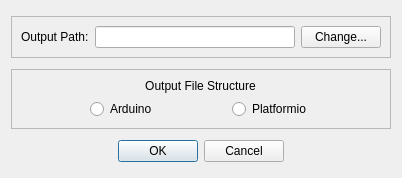
<?xml version="1.0" encoding="UTF-8"?>
<ui version="4.0">
 <class>generateDialog</class>
 <widget class="QDialog" name="generateDialog">
  <property name="geometry">
   <rect>
    <x>0</x>
    <y>0</y>
    <width>402</width>
    <height>178</height>
   </rect>
  </property>
  <property name="sizePolicy">
   <sizepolicy hsizetype="Expanding" vsizetype="Expanding">
    <horstretch>0</horstretch>
    <verstretch>0</verstretch>
   </sizepolicy>
  </property>
  <property name="windowTitle">
   <string>Generate CLI</string>
  </property>
  <layout class="QVBoxLayout" name="verticalLayout">
   <item>
    <widget class="QFrame" name="frame">
     <property name="sizePolicy">
      <sizepolicy hsizetype="Expanding" vsizetype="Fixed">
       <horstretch>0</horstretch>
       <verstretch>0</verstretch>
      </sizepolicy>
     </property>
     <property name="frameShape">
      <enum>QFrame::StyledPanel</enum>
     </property>
     <property name="frameShadow">
      <enum>QFrame::Raised</enum>
     </property>
     <layout class="QHBoxLayout" name="horizontalLayout">
      <item>
       <widget class="QLabel" name="label">
        <property name="sizePolicy">
         <sizepolicy hsizetype="Fixed" vsizetype="Fixed">
          <horstretch>0</horstretch>
          <verstretch>0</verstretch>
         </sizepolicy>
        </property>
        <property name="text">
         <string>Output Path:</string>
        </property>
       </widget>
      </item>
      <item>
       <widget class="QLineEdit" name="outputPathLineEdit">
        <property name="readOnly">
         <bool>true</bool>
        </property>
       </widget>
      </item>
      <item>
       <widget class="QPushButton" name="pushButton">
        <property name="text">
         <string>Change...</string>
        </property>
       </widget>
      </item>
     </layout>
    </widget>
   </item>
   <item>
    <widget class="QFrame" name="frame_2">
     <property name="sizePolicy">
      <sizepolicy hsizetype="Preferred" vsizetype="Fixed">
       <horstretch>0</horstretch>
       <verstretch>0</verstretch>
      </sizepolicy>
     </property>
     <property name="frameShape">
      <enum>QFrame::StyledPanel</enum>
     </property>
     <property name="frameShadow">
      <enum>QFrame::Raised</enum>
     </property>
     <layout class="QGridLayout" name="gridLayout">
      <item row="1" column="1">
       <widget class="QRadioButton" name="platformioRadioButton">
        <property name="sizePolicy">
         <sizepolicy hsizetype="Fixed" vsizetype="Fixed">
          <horstretch>0</horstretch>
          <verstretch>0</verstretch>
         </sizepolicy>
        </property>
        <property name="text">
         <string>Platformio</string>
        </property>
       </widget>
      </item>
      <item row="1" column="0">
       <widget class="QRadioButton" name="arduinoRadioButton">
        <property name="sizePolicy">
         <sizepolicy hsizetype="Fixed" vsizetype="Fixed">
          <horstretch>0</horstretch>
          <verstretch>0</verstretch>
         </sizepolicy>
        </property>
        <property name="text">
         <string>Arduino</string>
        </property>
       </widget>
      </item>
      <item row="0" column="0" colspan="2">
       <widget class="QLabel" name="label_2">
        <property name="sizePolicy">
         <sizepolicy hsizetype="Expanding" vsizetype="Fixed">
          <horstretch>0</horstretch>
          <verstretch>0</verstretch>
         </sizepolicy>
        </property>
        <property name="text">
         <string>Output File Structure</string>
        </property>
        <property name="alignment">
         <set>Qt::AlignCenter</set>
        </property>
       </widget>
      </item>
     </layout>
    </widget>
   </item>
   <item>
    <widget class="QDialogButtonBox" name="buttonBox">
     <property name="orientation">
      <enum>Qt::Horizontal</enum>
     </property>
     <property name="standardButtons">
      <set>QDialogButtonBox::Cancel|QDialogButtonBox::Ok</set>
     </property>
     <property name="centerButtons">
      <bool>true</bool>
     </property>
    </widget>
   </item>
  </layout>
 </widget>
 <resources/>
 <connections>
  <connection>
   <sender>buttonBox</sender>
   <signal>accepted()</signal>
   <receiver>generateDialog</receiver>
   <slot>accept()</slot>
   <hints>
    <hint type="sourcelabel">
     <x>248</x>
     <y>254</y>
    </hint>
    <hint type="destinationlabel">
     <x>157</x>
     <y>274</y>
    </hint>
   </hints>
  </connection>
  <connection>
   <sender>buttonBox</sender>
   <signal>rejected()</signal>
   <receiver>generateDialog</receiver>
   <slot>reject()</slot>
   <hints>
    <hint type="sourcelabel">
     <x>316</x>
     <y>260</y>
    </hint>
    <hint type="destinationlabel">
     <x>286</x>
     <y>274</y>
    </hint>
   </hints>
  </connection>
 </connections>
</ui>
